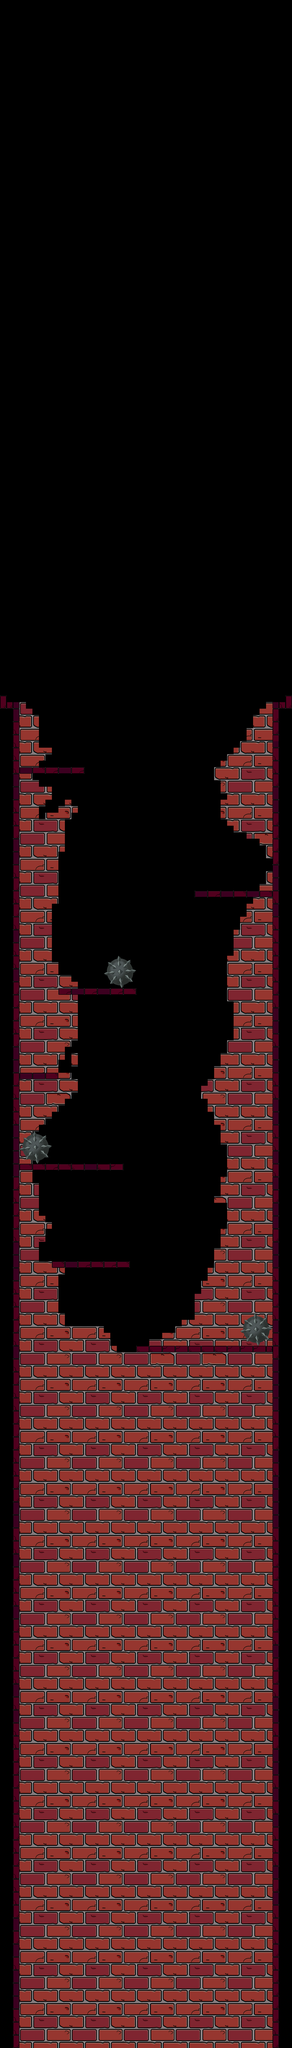

A 2D game scene composited from a Tiled map and its tileset images. What follows is a short description and the map's XML, with each tile layer's data collapsed to a summary:
An orthogonal 45x315 tile map with 32x32 px tiles, 4 tile layers (background, walls, teleports, dead_things), 2 tilesets and 15 objects.

<map version="1.9" tiledversion="1.9.2" orientation="orthogonal" renderorder="right-down" width="45" height="315" tilewidth="32" tileheight="32" infinite="0" nextlayerid="20" nextobjectid="133">
 <tileset firstgid="1" source="map_sprite.tsx" />
 <tileset firstgid="1025" source="../map_sprite.tsx" />
 <layer id="1" name="background" width="45" height="315">
  <data>[14175 cells, 0 non-empty, 0 distinct tile ids]</data>
 </layer>
 <layer id="2" name="walls" width="45" height="315">
  <data>[14175 cells, 5940 non-empty, 157 distinct tile ids]</data>
 </layer>
 <layer id="3" name="teleports" width="45" height="315">
  <data>[14175 cells, 0 non-empty, 0 distinct tile ids]</data>
 </layer>
 <layer id="5" name="dead_things" width="45" height="315">
  <data>[14175 cells, 75 non-empty, 25 distinct tile ids]</data>
 </layer>
 <objectgroup id="6" name="walls">
  <object id="34" x="-192" y="3424" width="288" height="7264" />
  <object id="35" x="1344" y="3424" width="288" height="7232" />
  <object id="39" x="1344" y="3424">
   <polygon points="0,0 2912,-4448 3360,-4144 288,0" />
  </object>
  <object id="48" x="96" y="3424">
   <polygon points="0,0 -2528,-4304 -3184,-3888 -288,0" />
  </object>
 </objectgroup>
 <objectgroup id="7" name="walls_inside_tower">
  <object id="121" x="64" y="5728" width="544" height="32" />
  <object id="122" x="256" y="6208" width="384" height="32" />
  <object id="123" x="672" y="6624" width="704" height="32" />
  <object id="124" x="64" y="5280" width="224" height="32" />
  <object id="125" x="288" y="4864" width="384" height="32" />
  <object id="126" x="960" y="4384" width="416" height="32" />
  <object id="127" x="64" y="3776" width="352" height="32" />
 </objectgroup>
 <objectgroup id="9" name="coins">
  <object id="132" x="256" y="6592" width="64" height="64" />
 </objectgroup>
 <objectgroup id="10" name="dead_things">
  <object id="128" x="512" y="4704" width="160" height="160" />
  <object id="129" x="96" y="5568" width="160" height="160" />
  <object id="131" x="1184" y="6464" width="160" height="160" />
 </objectgroup>
 <objectgroup id="11" name="moving_beams" />
 <objectgroup id="12" name="walking_enemies" />
 <objectgroup id="13" name="spins" />
 <objectgroup id="14" name="body_parts_restorer" />
 <objectgroup id="15" name="dragons" />
 <objectgroup id="16" name="hounter" />
 <objectgroup id="17" name="changing_pos_beams" />
 <objectgroup id="18" name="spider_webs" />
 <objectgroup id="19" name="teleports" />
</map>
